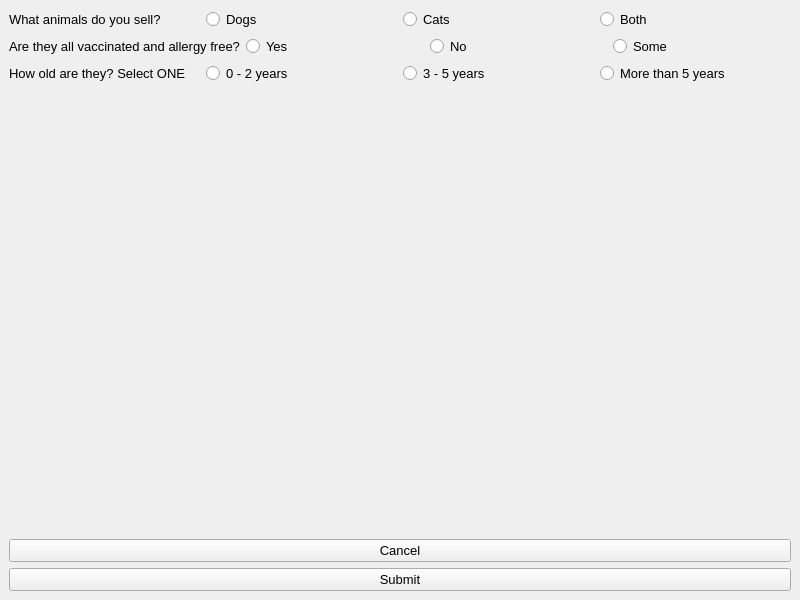
<?xml version="1.0" encoding="UTF-8"?>
<ui version="4.0">
 <class>PetInfoWindow</class>
 <widget class="QMainWindow" name="PetInfoWindow">
  <property name="geometry">
   <rect>
    <x>0</x>
    <y>0</y>
    <width>800</width>
    <height>600</height>
   </rect>
  </property>
  <property name="windowTitle">
   <string>Pet Info Login</string>
  </property>
  <widget class="QWidget" name="centralWidget">
   <layout class="QVBoxLayout" name="verticalLayout">
    <item>
     <layout class="QHBoxLayout">
      <item>
       <widget class="QLabel" name="animalLabel">
        <property name="font">
         <font>
          <pointsize>10</pointsize>
         </font>
        </property>
        <property name="text">
         <string>What animals do you sell?</string>
        </property>
       </widget>
      </item>
      <item>
       <widget class="QRadioButton" name="radioDogs">
        <property name="font">
         <font>
          <pointsize>10</pointsize>
         </font>
        </property>
        <property name="text">
         <string>Dogs</string>
        </property>
       </widget>
      </item>
      <item>
       <widget class="QRadioButton" name="radioCats">
        <property name="font">
         <font>
          <pointsize>10</pointsize>
         </font>
        </property>
        <property name="text">
         <string>Cats</string>
        </property>
       </widget>
      </item>
      <item>
       <widget class="QRadioButton" name="radioBoth">
        <property name="font">
         <font>
          <pointsize>10</pointsize>
         </font>
        </property>
        <property name="text">
         <string>Both</string>
        </property>
       </widget>
      </item>
     </layout>
    </item>
    <item>
     <layout class="QHBoxLayout">
      <item>
       <widget class="QLabel" name="labelVaccination">
        <property name="font">
         <font>
          <pointsize>10</pointsize>
         </font>
        </property>
        <property name="text">
         <string>Are they all vaccinated and allergy free?</string>
        </property>
       </widget>
      </item>
      <item>
       <widget class="QRadioButton" name="radioYes">
        <property name="font">
         <font>
          <pointsize>10</pointsize>
         </font>
        </property>
        <property name="text">
         <string>Yes</string>
        </property>
       </widget>
      </item>
      <item>
       <widget class="QRadioButton" name="radioNo">
        <property name="font">
         <font>
          <pointsize>10</pointsize>
         </font>
        </property>
        <property name="text">
         <string>No</string>
        </property>
       </widget>
      </item>
      <item>
       <widget class="QRadioButton" name="radioSome">
        <property name="font">
         <font>
          <pointsize>10</pointsize>
         </font>
        </property>
        <property name="text">
         <string>Some</string>
        </property>
       </widget>
      </item>
     </layout>
    </item>
    <item>
     <layout class="QHBoxLayout" name="BoxLayoutAge">
      <item>
       <widget class="QLabel" name="labelAnimalAgeRange">
        <property name="font">
         <font>
          <pointsize>10</pointsize>
         </font>
        </property>
        <property name="text">
         <string>How old are they? Select ONE</string>
        </property>
       </widget>
      </item>
      <item>
       <widget class="QRadioButton" name="radio02years">
        <property name="font">
         <font>
          <pointsize>10</pointsize>
         </font>
        </property>
        <property name="text">
         <string>0 - 2 years</string>
        </property>
       </widget>
      </item>
      <item>
       <widget class="QRadioButton" name="radio35years">
        <property name="font">
         <font>
          <pointsize>10</pointsize>
         </font>
        </property>
        <property name="text">
         <string>3 - 5 years</string>
        </property>
       </widget>
      </item>
      <item>
       <widget class="QRadioButton" name="radioOver5years">
        <property name="font">
         <font>
          <pointsize>10</pointsize>
         </font>
        </property>
        <property name="text">
         <string>More than 5 years</string>
        </property>
       </widget>
      </item>
     </layout>
    </item>
    <item>
     <spacer name="verticalSpacer1">
      <property name="orientation">
       <enum>Qt::Vertical</enum>
      </property>
      <property name="sizeHint" stdset="0">
       <size>
        <width>20</width>
        <height>40</height>
       </size>
      </property>
     </spacer>
    </item>
    <item>
     <spacer name="verticalSpacer">
      <property name="orientation">
       <enum>Qt::Vertical</enum>
      </property>
      <property name="sizeHint" stdset="0">
       <size>
        <width>20</width>
        <height>40</height>
       </size>
      </property>
     </spacer>
    </item>
    <item>
     <widget class="QPushButton" name="pushButtonCancel">
      <property name="font">
       <font>
        <pointsize>10</pointsize>
       </font>
      </property>
      <property name="text">
       <string>Cancel</string>
      </property>
     </widget>
    </item>
    <item>
     <widget class="QPushButton" name="pushButtonSubmit">
      <property name="font">
       <font>
        <pointsize>10</pointsize>
       </font>
      </property>
      <property name="text">
       <string>Submit</string>
      </property>
     </widget>
    </item>
   </layout>
  </widget>
 </widget>
 <resources/>
 <connections/>
</ui>
